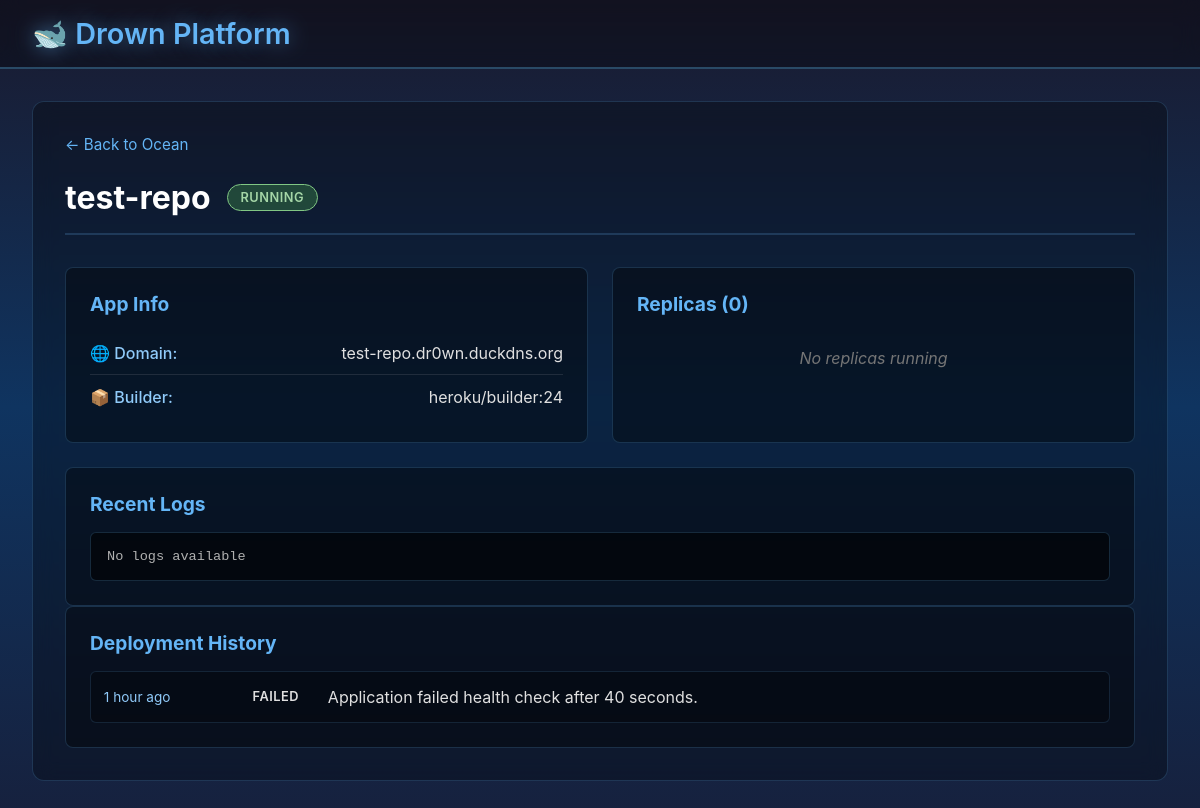
Page /app/test-repo on the committed database.
### tables this page shows
CREATE TABLE apps (
            id INTEGER PRIMARY KEY AUTOINCREMENT,
            app_name TEXT UNIQUE NOT NULL,
            domain TEXT,
            builder TEXT,
            status TEXT,
            created_at TIMESTAMP DEFAULT CURRENT_TIMESTAMP
        );

CREATE TABLE deployments (
            id INTEGER PRIMARY KEY AUTOINCREMENT,
            app_name TEXT NOT NULL,
            status TEXT,
            message TEXT,
            created_at TIMESTAMP DEFAULT CURRENT_TIMESTAMP
        );

### web/app.py (the view, shortened to what this page needs)
@app.route('/app/<app_name>')
def app_detail(app_name):
    app_data = database.get_app(app_name)
    if not app_data:
        return "App not found", 404
    app = {
        'name': app_data[0],
        'domain': app_data[1],
        'builder': app_data[2],
        'status': app_data[3]
    }
    replicas_data = database.get_replicas(app_name)
    replicas = []
    deployments_data = database.get_deployment_history(app_name, limit=10)
    deployments = []
    for status, message, created_at in deployments_data:
        try:
            dt = datetime.strptime(created_at, '%Y-%m-%d %H:%M:%S')
            delta = datetime.now() - dt
            if delta.days > 0:
                time_ago = f"{delta.days} day{'s' if delta.days > 1 else ''} ago"
            elif delta.seconds >= 3600:
                hours = delta.seconds // 3600
                time_ago = f"{hours} hour{'s' if hours > 1 else ''} ago"
            elif delta.seconds >= 60:
                minutes = delta.seconds // 60
                time_ago = f"{minutes} minute{'s' if minutes > 1 else ''} ago"
            else:
                time_ago = "just now"
        except:
            time_ago = created_at
        deployments.append({
            'status': status,
            'message': message,
            'time_ago': time_ago,
            'created_at': created_at
        })
    configs_data = database.get_configs(app_name)
    configs = [{'key': key, 'value': value} for key, value in configs_data]
    logs = ""
    if replicas and replicas[0]['container_id']:
        try:
            logs = docker_ops.get_container_logs(replicas[0]['container_id'], follow=False)
            logs = '\n'.join(logs.split('\n')[-50:])
        except:
            logs = "Unable to fetch logs"
    return render_template('app_detail.html',
                         app=app,
                         replicas=replicas,
                         deployments=deployments,
                         configs=configs,
                         logs=logs)

### web/templates/app_detail.html (shortened to what this page needs)
{% extends "base.html" %}
{% block content %}
<div class="app-detail-container">
    <div class="back-link">
        <a href="{{ url_for('index') }}">← Back to Ocean</a>
    </div>
    <div class="app-header">
        <h2>{{ app.name }}</h2>
        <span class="status-badge status-{{ app.status }}">{{ app.status }}</span>
    </div>
    <div class="app-info-grid">
        <div class="info-card">
            <h3>App Info</h3>
            <div class="info-row">
                <span class="info-label">🌐 Domain:</span>
                <span class="info-value">{{ app.domain or 'N/A' }}</span>
            </div>
            <div class="info-row">
                <span class="info-label">📦 Builder:</span>
                <span class="info-value">{{ app.builder }}</span>
            </div>
        </div>
        <div class="info-card">
            <h3>Replicas ({{ replicas|length }})</h3>
            {% if replicas %}
                {% for replica in replicas %}
                <div class="replica-item">
                    <div class="replica-header">
                        <strong>replica-{{ replica.num }}</strong>
                        <span class="status-badge status-{{ replica.status }}">{{ replica.status }}</span>
                    </div>
                    <div class="replica-details">
                        <div>Port: {{ replica.port }}</div>
                        {% if replica.metrics %}
                        <div class="metrics">
                            <span>CPU: {{ replica.metrics.cpu }}</span>
                            <span>Memory: {{ replica.metrics.memory }}</span>
                        </div>
                        {% else %}
                        <div class="metrics-unavailable">Metrics unavailable</div>
                        {% endif %}
                    </div>
                </div>
                {% endfor %}
            {% else %}
                <p class="empty-state">No replicas running</p>
            {% endif %}
        </div>
    </div>
    <div class="info-card">
        <h3>Recent Logs</h3>
        <pre class="logs-container">{{ logs or 'No logs available' }}</pre>
    </div>
    <div class="info-card">
        <h3>Deployment History</h3>
        {% if deployments %}
            <div class="deployments-list">
                {% for deployment in deployments %}
                <div class="deployment-item">
                    <span class="deployment-time">{{ deployment.time_ago }}</span>
                    <span class="status-badge status-{{ deployment.status }}">{{ deployment.status }}</span>
                    <span class="deployment-message">{{ deployment.message or 'No message' }}</span>
                </div>
                {% endfor %}
            </div>
        {% else %}
            <p class="empty-state">No deployment history</p>
        {% endif %}
    </div>
</div>
{% endblock %}

### web/templates/base.html (shortened to what this page needs)
<!DOCTYPE html>
<html lang="en">
<head>
    <link rel="stylesheet" href="{{ url_for('static', filename='css/style.css') }}">
</head>
<body>
    <header class="header">
        <div class="header-content">
            <h1 class="logo">🐋 Drown Platform</h1>
        </div>
    </header>
    <main class="main-content">
        {% block content %}{% endblock %}
    </main>
</body>
</html>

### web/static/css/style.css (style rules this page uses)
* { margin: 0; padding: 0; box-sizing: border-box; }
body { font-family: -apple-system, BlinkMacSystemFont, 'Segoe UI', Roboto, 'Helvetica Neue', Arial, sans-serif; background: linear-gradient(to bottom, #1a1a2e 0%, #0f3460 50%, #16213e 100%); color: #e0e0e0; min-height: 100vh; }
.header { background: rgba(0, 0, 0, 0.3); backdrop-filter: blur(10px); border-bottom: 2px solid rgba(100, 200, 255, 0.3); padding: 1rem 2rem; position: sticky; top: 0; z-index: 100; }
.header-content { max-width: 1400px; margin: 0 auto; display: flex; justify-content: space-between; align-items: center; flex-wrap: wrap; gap: 1rem; }
.logo { font-size: 1.8rem; font-weight: 600; color: #64b5f6; text-shadow: 0 0 20px rgba(100, 181, 246, 0.5); }
.main-content { max-width: 1400px; margin: 0 auto; padding: 2rem; }
.app-detail-container { background: rgba(0, 0, 0, 0.3); border-radius: 12px; padding: 2rem; backdrop-filter: blur(10px); border: 1px solid rgba(100, 181, 246, 0.2); }
.back-link { margin-bottom: 1.5rem; }
.back-link a { color: #64b5f6; text-decoration: none; font-size: 0.95rem; transition: color 0.3s ease; }
.app-header { display: flex; align-items: center; gap: 1rem; margin-bottom: 2rem; padding-bottom: 1rem; border-bottom: 2px solid rgba(100, 181, 246, 0.2); }
.app-header h2 { font-size: 2rem; color: #fff; }
.status-badge { padding: 0.3rem 0.8rem; border-radius: 20px; font-size: 0.8rem; font-weight: 600; text-transform: uppercase; letter-spacing: 0.5px; }
.status-badge.status-running { background: rgba(76, 175, 80, 0.3); color: #a5d6a7; border: 1px solid #81c784; }
.app-info-grid { display: grid; grid-template-columns: repeat(auto-fit, minmax(350px, 1fr)); gap: 1.5rem; margin-bottom: 1.5rem; }
.info-card { background: rgba(0, 0, 0, 0.4); border-radius: 8px; padding: 1.5rem; border: 1px solid rgba(100, 181, 246, 0.2); }
.info-card h3 { color: #64b5f6; margin-bottom: 1rem; font-size: 1.2rem; }
.info-row { display: flex; justify-content: space-between; padding: 0.7rem 0; border-bottom: 1px solid rgba(255, 255, 255, 0.1); }
.info-row:last-child { border-bottom: none; }
.info-label { color: #90caf9; font-weight: 500; }
.info-value { color: #e0e0e0; }
.logs-container { background: rgba(0, 0, 0, 0.6); border: 1px solid rgba(100, 181, 246, 0.2); border-radius: 6px; padding: 1rem; color: #b0b0b0; font-family: 'Courier New', monospace; font-size: 0.85rem; max-height: 300px; overflow-y: auto; white-space: pre-wrap; word-wrap: break-word; }
.deployments-list { display: flex; flex-direction: column; gap: 0.8rem; }
.deployment-item { display: flex; align-items: center; gap: 1rem; padding: 0.8rem; background: rgba(0, 0, 0, 0.3); border-radius: 6px; border: 1px solid rgba(100, 181, 246, 0.15); }
.deployment-time { color: #90caf9; font-size: 0.85rem; min-width: 120px; }
.deployment-message { color: #e0e0e0; flex: 1; }
.empty-state { color: #757575; font-style: italic; text-align: center; padding: 1rem; }

### rows in the picture
apps: name "test-repo", status "RUNNING", domain "test-repo.dr0wn.duckdns.org", builder "heroku/builder:24"
deployments: time_ago "1 hour ago", status "FAILED", message "Application failed health check after 40 seconds."

### other values in the picture
{{ replicas|length }} "0"
{{ logs or 'No logs available' }} "No logs available"
